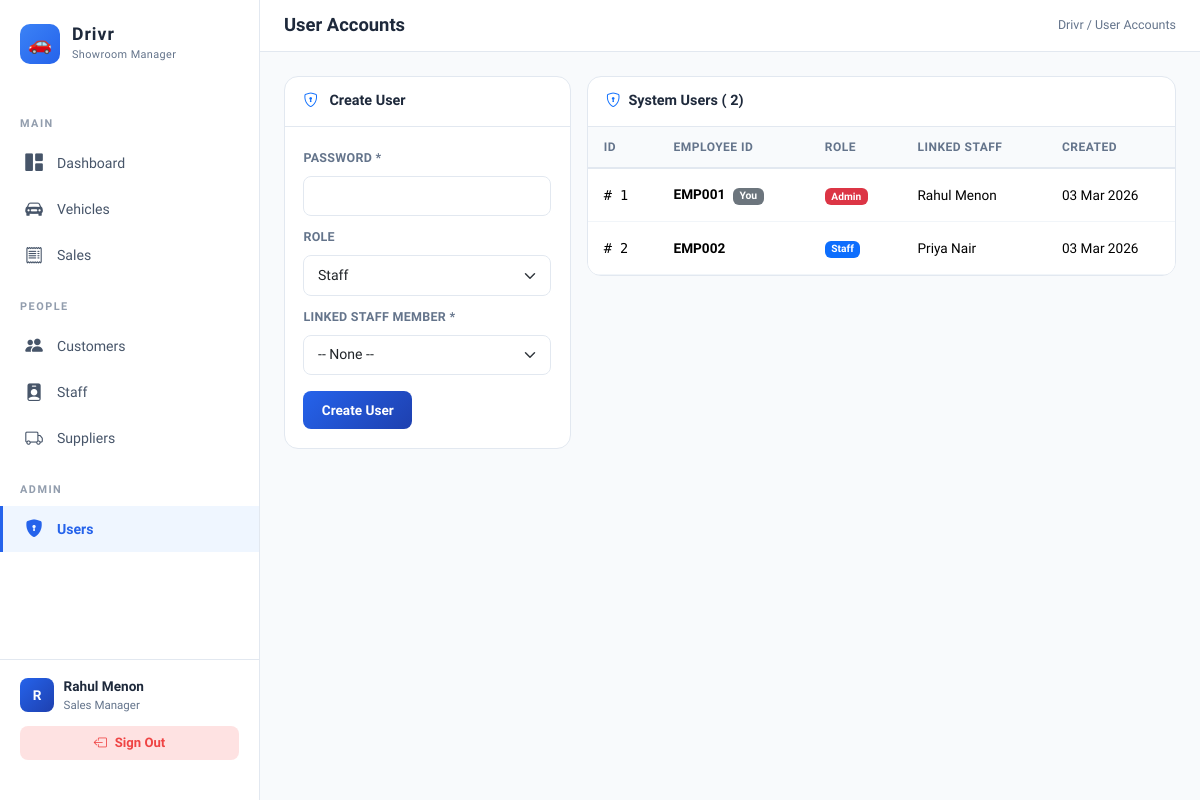
The page /pages/users.php (signed in) on the database its author committed.
### tables this page shows
CREATE TABLE IF NOT EXISTS users (
    user_id INT AUTO_INCREMENT PRIMARY KEY,
    password VARCHAR(255) NOT NULL,
    role ENUM('admin','staff') NOT NULL DEFAULT 'staff',
    emp_id VARCHAR(10) NULL,
    created_at TIMESTAMP DEFAULT CURRENT_TIMESTAMP,
    FOREIGN KEY (emp_id) REFERENCES STAFF(Emp_ID) ON DELETE SET NULL
);

CREATE TABLE IF NOT EXISTS STAFF (
    Emp_ID VARCHAR(10) PRIMARY KEY,
    Name VARCHAR(100) NOT NULL,
    Designation VARCHAR(50),
    Contact VARCHAR(15),
    DOJ DATE
);

### pages/users.php (the view, shortened to what this page needs)
<?php
require_once '../includes/db.php';
$editUser = null;
$users = $conn->query('SELECT u.*, s.Name AS staff_name FROM users u LEFT JOIN STAFF s ON u.emp_id=s.Emp_ID ORDER BY u.user_id');
require_once '../includes/header.php';
?>
<div class="row g-3">
    <div class="col-lg-4">
        <div class="card-vsms">
            <div class="card-header"><i class="bi-shield-lock me-2 text-primary"></i>
                <?= $editUser ? 'Edit' : 'Create'?> User
            </div>
            <div class="card-body">
                <form method="POST">
                    <div class="mb-2">
                        <label class="form-label">Password
                            <?= $editUser ? '(leave blank to keep)' : '*'?>
                        </label>
                        <input type="password" name="password" class="form-control">
                    </div>
                    <div class="mb-2">
                        <label class="form-label">Role</label>
                        <select name="role" class="form-select">
                            <option value="staff" <?=($editUser['role'] ?? 'staff') === 'staff' ? 'selected' : '' ?>
                                >Staff</option>
                        </select>
                    </div>
                    <div class="mb-3">
                        <label class="form-label">Linked Staff Member *</label>
                        <select name="emp_id" class="form-select" required>
                            <option value="">-- None --</option>
                        </select>
                    </div>
                    <div class="d-flex gap-2">
                        <button type="submit" class="btn btn-primary-vsms">
                            <?= $editUser ? 'Update' : 'Create User'?>
                        </button>
                    </div>
                </form>
            </div>
        </div>
    </div>
    <div class="col-lg-8">
        <div class="card-vsms">
            <div class="card-header"><i class="bi-shield-lock me-2 text-primary"></i>System Users (
                <?= $users->num_rows?>)
            </div>
            <div class="card-body p-0">
                <table class="table table-vsms mb-0">
                    <thead>
                        <tr>
                            <th>ID</th>
                            <th>Employee ID</th>
                            <th>Role</th>
                            <th>Linked Staff</th>
                            <th>Created</th>
                        </tr>
                    </thead>
                    <tbody>
                        <?php while ($user = $users->fetch_assoc()): ?>
                        <tr>
                            <td style="font-family:'DM Mono',monospace;">#
                                <?= $user['user_id']?>
                            </td>
                            <td>
                                <strong>
                                    <?= htmlspecialchars($user['emp_id'])?>
                                </strong>
                                <?= $user['user_id'] == $_SESSION['user_id'] ? ' <span class="badge bg-secondary ms-1" style="font-size:.65rem;">You</span>' : ''?>
                            </td>
                            <td><span class="badge <?= $user['role'] === 'admin' ? 'bg-danger' : 'bg-primary'?>">
                                    <?= ucfirst($user['role'])?>
                                </span></td>
                            <td>
                                <?= htmlspecialchars($user['staff_name'] ?? '—')?>
                            </td>
                            <td>
                                <?= date('d M Y', strtotime($user['created_at']))?>
                            </td>
                        </tr>
                        <?php
endwhile; ?>
                    </tbody>
                </table>
            </div>
        </div>
    </div>
</div>
<?php require_once '../includes/footer.php'; ?>

### includes/header.php (style rules this page uses)
:root { --primary: #2563eb; --primary-light: #3b82f6; --primary-dark: #1d4ed8; --accent: #1e40af; --bg: #f8fafc; --sidebar-bg: #ffffff; --sidebar-text: #475569; --sidebar-active: #2563eb; --card-bg: #ffffff; --text: #1e293b; --text-muted: #64748b; --border: #e2e8f0; --success: #16a34a; --danger: #dc2626; --warning: #d97706; }
* { margin: 0; padding: 0; box-sizing: border-box; }
body { font-family: 'Plus Jakarta Sans', sans-serif; background: var(--bg); color: var(--text); min-height: 100vh; display: flex; }
.card-vsms { background: var(--card-bg); border-radius: 14px; border: 1px solid var(--border); overflow: hidden; transition: box-shadow 0.2s; }
.card-vsms .card-header { background: transparent; border-bottom: 1px solid var(--border); padding: 0.85rem 1.15rem; font-weight: 700; font-size: 0.9rem; color: var(--text); }
.card-vsms .card-body { padding: 1.15rem; }
.card-vsms .card-body.p-0 { overflow-x: auto; }
.table-vsms { font-size: 0.85rem; margin-bottom: 0; min-width: 720px; }
.table-vsms thead th { background: #f8fafc; border-bottom: 2px solid var(--border); font-weight: 700; font-size: 0.75rem; text-transform: uppercase; letter-spacing: 0.5px; color: var(--text-muted); padding: 0.7rem 1rem; white-space: nowrap; }
.table-vsms tbody td { padding: 0.65rem 1rem; vertical-align: middle; border-bottom: 1px solid #f1f5f9; }
.btn-primary-vsms { background: linear-gradient(135deg, var(--primary), var(--accent)); border: none; color: #fff; font-weight: 600; font-size: 0.85rem; border-radius: 8px; padding: 0.55rem 1.15rem; transition: all 0.2s; }
.form-label { font-weight: 600; font-size: 0.78rem; color: var(--text-muted); text-transform: uppercase; letter-spacing: 0.3px; }
.form-control, .form-select { border-radius: 8px; border: 1.5px solid var(--border); font-size: 0.88rem; padding: 0.55rem 0.85rem; }

### rows shown on the page
users: user_id "1", emp "EMP001", shows "You", role "Admin", emp.Name "Rahul Menon", created_at "03 Mar 2026"
users: user_id "2", emp "EMP002", role "Staff", emp.Name "Priya Nair", created_at "03 Mar 2026"

### other values the page prints
substr($_SESSION['name'] ?? 'U', 0, 1) "R"
$_SESSION['name'] "Rahul Menon"
$_SESSION['designation'] "Sales Manager"
$pageTitle "User Accounts"
$users->num_rows "2"
